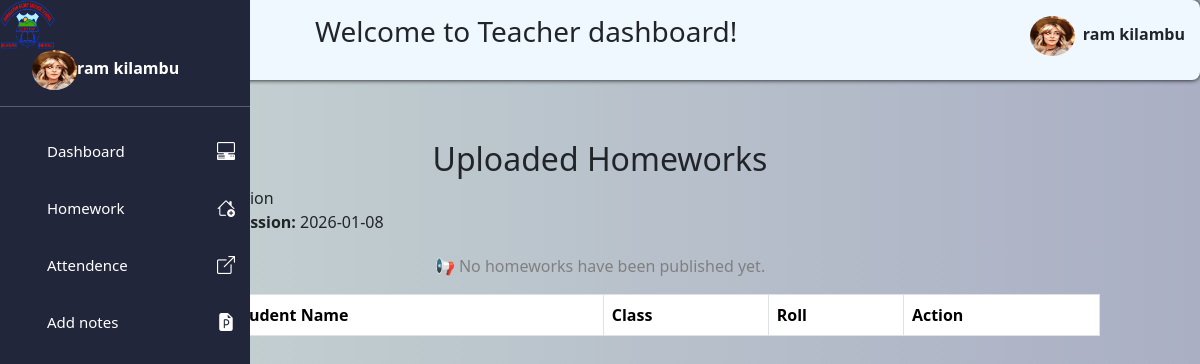
Page /user/teachers/view-upload-homework.php?uploadid=2 (signed in) on the committed database.
### tables this page shows
CREATE TABLE `teachers` (
  `T_id` int(11) NOT NULL AUTO_INCREMENT,
  `Name` varchar(255) NOT NULL,
  `Contact` varchar(20) NOT NULL,
  `Email` varchar(255) NOT NULL,
  `subject` varchar(255) NOT NULL,
  `Role` varchar(50) NOT NULL,
  `username` varchar(255) NOT NULL,
  `password` varchar(255) NOT NULL,
  `image` varchar(255) DEFAULT NULL,
  PRIMARY KEY (`T_id`)
);

CREATE TABLE `homework` (
  `id` int(11) NOT NULL AUTO_INCREMENT,
  `title` varchar(255) NOT NULL,
  `hw_for` int(11) NOT NULL,
  `description` text NOT NULL,
  `file_path` varchar(255) DEFAULT NULL,
  `sub_date` date NOT NULL,
  `post_date` timestamp NOT NULL DEFAULT current_timestamp(),
  PRIMARY KEY (`id`)
);

### user/teachers/view-upload-homework.php (the view, shortened to what this page needs)
<?php
include('../../connection.php');
$hwid=$_GET['uploadid'];
?>
<!DOCTYPE html>
<html lang="en">
<head>
    <link rel="stylesheet" href="css/add-homework.css">
    <link rel="stylesheet" href="/studentmgt/css/bootstrap.min.css">
</head>
<body>
    <?php include('includes/sidebar.php');?>
    <div class="table-data">
        <h2>Uploaded Homeworks</h2>
        <?php
        $sql="SELECT * from homework where id=$hwid";
        $records = mysqli_query($conn,$sql);
        $row = mysqli_fetch_assoc($records);
        $title=$row['title'];
        $sub_date=$row['sub_date'];
        $class=$row['hw_for'];
       ?>
       <p><strong>Title:</strong> <?php echo $title ?><br />
        <strong>Last Date of Submission:</strong> <?php echo $sub_date?></p>
        <div class="table">
        <table  class="table table-bordered">
        <tr>
            <th>S.N</th>
            <th>Student Name</th>
            <th>Class</th>
            <th>Roll</th>
            <th>Action</th>
        </tr>
       <?php
       $sql = "SELECT students.student_id, students.name, students.roll, students.class_id, uploadhomework.file_path
        FROM students
        INNER JOIN uploadhomework
        ON students.student_id = uploadhomework.sts_id
        WHERE uploadhomework.hwid = '$hwid'";
       $result=mysqli_query($conn,$sql);
       $serial=1;
       if(mysqli_num_rows($result) > 0){
        while ($row = mysqli_fetch_assoc($result)) {
        $name=$row['name'];
       $roll=$row['roll'];
            echo '<tr>';
            echo '<td>' . $serial++ . '</td>';
            echo '<td>' . $name . '</td>';
            echo '<td>' . $class . '</td>';
            echo '<td>' .$roll. '</td>';
            echo '<td>
                <a href="uploadhw.php?studentid='.$row['student_id'].'&hwid=' .$hwid.'"><button class="btn btn-primary">View</button></a>
                </td>';
            echo '</tr>';
        }
    } else {
        echo "<p style='text-align:center; color:gray; margin-top:20px;'>📢 No homeworks have been published yet.</p>";
    }
        ?>
        </table>
        </div>
    </div>
</body>
</html>

### user/teachers/includes/sidebar.php (shortened to what this page needs)
<?php
include '../../connection.php';
$id=$_SESSION['teacher_id'];
?>
<!DOCTYPE html>
<html lang="en">
<head>
  <link rel="stylesheet" href="/studentmgt/user/teachers/css/style.css">
   <link rel="stylesheet" href="/studentmgt/css/bootstrap.min.css">
    <link rel="stylesheet" href="/studentmgt/css/bootstrap-icons.min.css">
</head>
<body>
<header>
   <?php
  $sql="SELECT * from teachers where T_id=$id";
  $result=mysqli_query($conn,$sql);
  while($row=mysqli_fetch_assoc($result)){
   $name=$row['Name'];
  if(!empty($row['image'])){
  $img = '../../admin/'.$row['image'];
  }
  }
  ?>
  <div class="head">
    <h3>Welcome to Teacher dashboard!</h3>
    <div >
    <img id="profile" class="profile-img" src="<?php echo "$img" ?>"><strong><?php echo $name ?> </strong>
    </div>
  </div>
</header>
<aside id="sidebar">
  <div class="head">
   <img src="../../images/logo.png" alt="" class="logo">
  </div>
  <div class="profile">
    <img class="profile-img" src="<?php echo "$img"?>"><strong><?php echo $name ?> </strong>
 </div>
 <hr>
  <div class="sidebar-link">
  <ul>
  <li><a href="dashboard.php">Dashboard</a><i class="bi bi-pc-display-horizontal"></i></li>
       <li id="homework">
        <a href="">Homework</a><i class="bi bi-house-add"></i></i></li>
        <li><a href="attendence.php">Attendence</a><i class="bi bi-box-arrow-up-right"></i></li>
        <li><a href="notes.php">Add notes</a><i class="bi bi-file-earmark-ppt-fill"></i></li>
  </ul>
  </div>
</aside>
</body>
</html>

### user/teachers/css/add-homework.css (style rules this page uses)
* { padding: 0; margin:0; }
html, body { height:80%; margin: 0; padding: 0; background: linear-gradient(to right, #c8d6d3, #aaafc4); }
.table-data h2 { margin-top: 100px; text-align: center; }
.table-data { margin: 40px auto; padding: 0 50px; text-align: left; width: 100%; max-width:1100px; overflow-x:auto; overflow-y:auto; }

### user/teachers/css/style.css (style rules this page uses)
* { padding: 0px; margin: 0px; box-sizing: 0px; }
header { background-color: aliceblue; height: 5em; width: 100%; border-radius: 8px; box-shadow: 0 0 5px black; position: fixed; top: 0; left: 0; z-index: 1000; }
header .head { padding: 15px; display: flex; justify-content: space-between; align-items: center; text-align: center; }
header h3 { margin-left: 300px; }
header .profile-img { border-radius: 50%; width: 45px; height: 40px; margin-right: 0.5em; position: relative; }
aside .profile-img { border-radius: 50%; width: 45px; height: 40px; margin-left: 2em; }
aside { background-color: rgb(34, 38, 59); top: 0px; left: 0px; width: 250px; height: 100%; position: fixed; color: white; display: block; transition: left 0.3s ease; z-index: 1002; }
aside .head { display: flex; justify-content: space-between; }
aside .logo { width: 55px; height: 50px; }
.sidebar-link .bi { font-size: 18px; }
li { display: flex; justify-content: space-between; align-items: center; }
aside ul { list-style: none; text-decoration: none; margin-top: auto; }
aside ul li { padding: 15px; }
aside ul a { text-decoration: none; color: white; font-size: 15px; }

### rows in the picture
teachers: image (picture), Name "ram kilambu"
homework: sub_date "2026-01-08"
